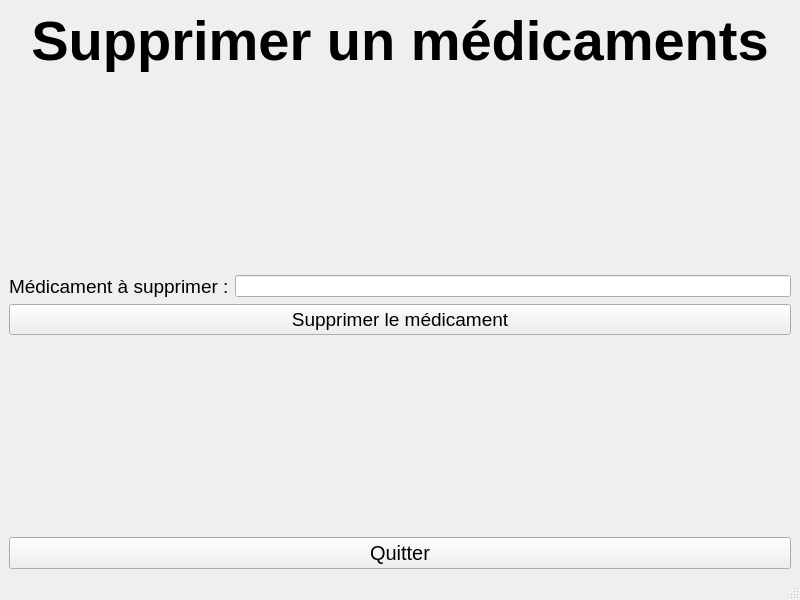
<?xml version="1.0" encoding="UTF-8"?>
<ui version="4.0">
 <class>FenetreSupprimerMedicaments</class>
 <widget class="QMainWindow" name="FenetreSupprimerMedicaments">
  <property name="geometry">
   <rect>
    <x>0</x>
    <y>0</y>
    <width>800</width>
    <height>600</height>
   </rect>
  </property>
  <property name="windowTitle">
   <string>PharmacieManager - Médicaments</string>
  </property>
  <widget class="QWidget" name="centralwidget">
   <layout class="QVBoxLayout" name="verticalLayout">
    <item>
     <widget class="QLabel" name="MenuSupprimerMedicaments">
      <property name="font">
       <font>
        <pointsize>42</pointsize>
        <bold>true</bold>
       </font>
      </property>
      <property name="text">
       <string>Supprimer un médicaments</string>
      </property>
      <property name="textFormat">
       <enum>Qt::TextFormat::AutoText</enum>
      </property>
      <property name="alignment">
       <set>Qt::AlignmentFlag::AlignCenter</set>
      </property>
      <property name="wordWrap">
       <bool>true</bool>
      </property>
      <property name="textInteractionFlags">
       <set>Qt::TextInteractionFlag::NoTextInteraction</set>
      </property>
     </widget>
    </item>
    <item>
     <spacer name="verticalSpacer_2">
      <property name="orientation">
       <enum>Qt::Orientation::Vertical</enum>
      </property>
      <property name="sizeHint" stdset="0">
       <size>
        <width>20</width>
        <height>40</height>
       </size>
      </property>
     </spacer>
    </item>
    <item>
     <layout class="QHBoxLayout" name="horizontalLayout_4">
      <item>
       <widget class="QLabel" name="Suppression">
        <property name="font">
         <font>
          <pointsize>14</pointsize>
         </font>
        </property>
        <property name="text">
         <string>Médicament à supprimer :</string>
        </property>
        <property name="textInteractionFlags">
         <set>Qt::TextInteractionFlag::NoTextInteraction</set>
        </property>
       </widget>
      </item>
      <item>
       <widget class="QLineEdit" name="SuppressionData"/>
      </item>
     </layout>
    </item>
    <item>
     <widget class="QPushButton" name="SupprimerMedicament">
      <property name="font">
       <font>
        <pointsize>14</pointsize>
       </font>
      </property>
      <property name="text">
       <string>Supprimer le médicament</string>
      </property>
     </widget>
    </item>
    <item>
     <spacer name="verticalSpacer">
      <property name="orientation">
       <enum>Qt::Orientation::Vertical</enum>
      </property>
      <property name="sizeHint" stdset="0">
       <size>
        <width>20</width>
        <height>40</height>
       </size>
      </property>
     </spacer>
    </item>
    <item>
     <widget class="QPushButton" name="Quitter">
      <property name="font">
       <font>
        <pointsize>15</pointsize>
       </font>
      </property>
      <property name="text">
       <string>Quitter</string>
      </property>
     </widget>
    </item>
   </layout>
  </widget>
  <widget class="QStatusBar" name="statusbar"/>
 </widget>
 <resources/>
 <connections/>
</ui>
